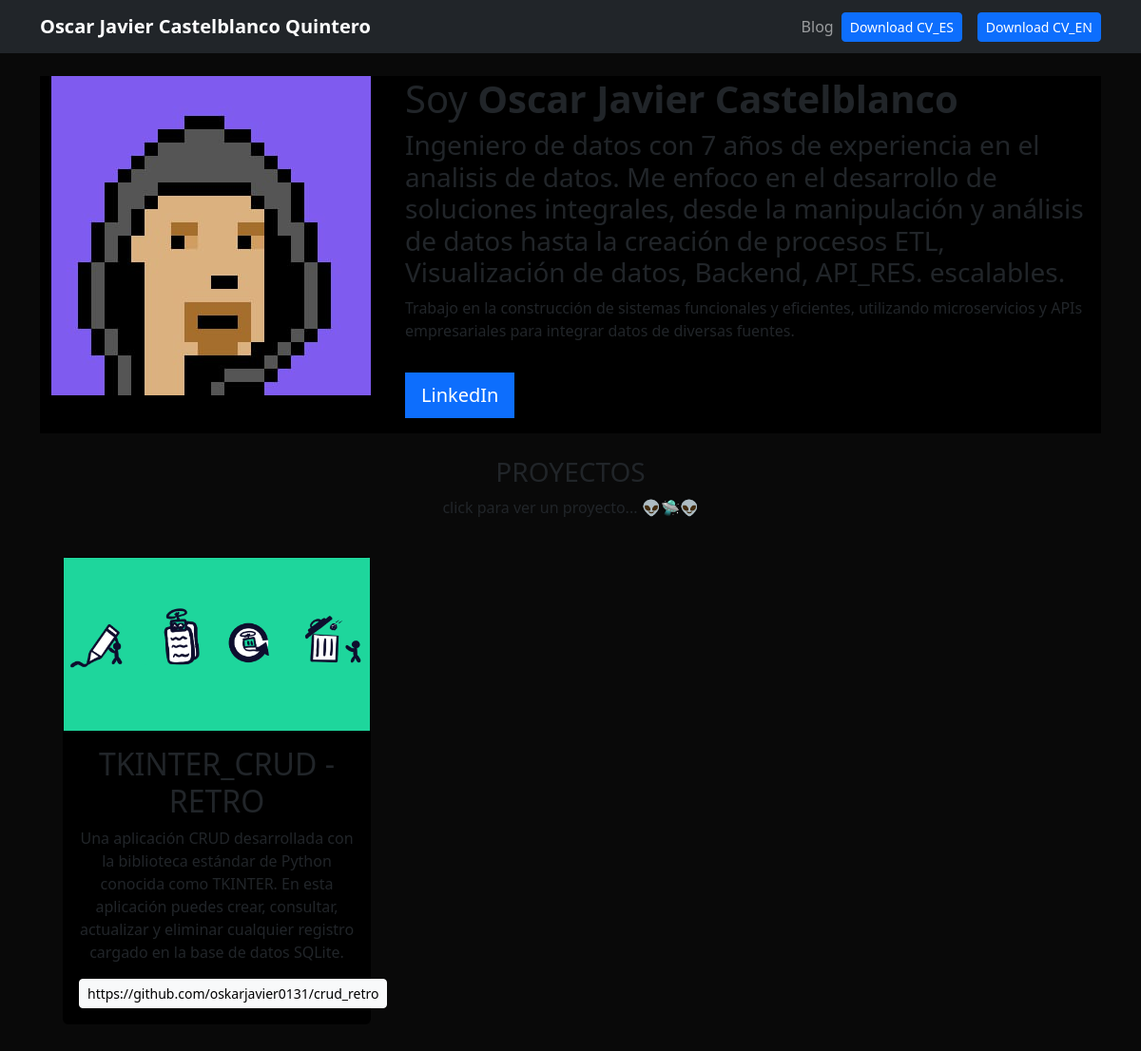
The app's page /, older data.
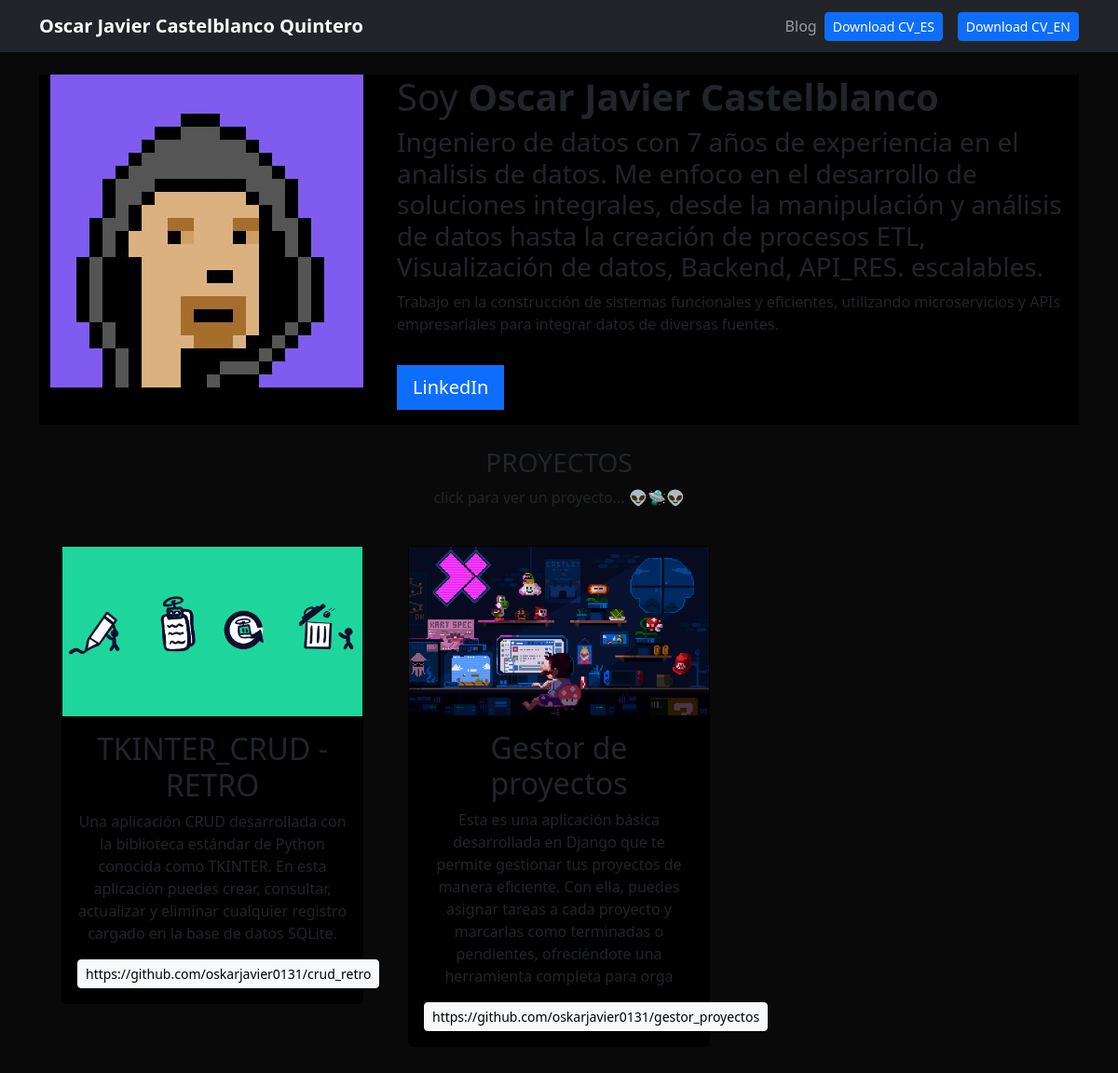
The same page, newer data.
### portafolio/models.py (models this page shows)
class Project(models.Model):
    title = CharField(max_length=100)
    description = CharField(max_length=250)
    image = ImageField(upload_to='portafolio/images/')
    url = URLField(blank=True)

### portafolio/views.py (the view)
# urls.py: 2. Add a URL to urlpatterns:  path('', views.home, name='home')
def home(request):
    projects = Project.objects.all()
    return render(request, 'home.html', {'projects': projects})

### portafolio/templates/home.html (shortened to what this page needs)
{% extends 'layout.html' %}
{% block content %}
{% load static %}
<div class="row bg-black">
    <div class="col-md-4">
        <img src="{% static 'portafolio/profile.jpg' %}" alt="Imagen de perfil" />
    </div>
    <div class="col-md-8 my-auto">
        <h1>Soy <strong>Oscar Javier Castelblanco</strong></h1>
        <h3>Ingeniero de datos con 7 años de experiencia en el analisis de datos. Me enfoco en el desarrollo
            de soluciones integrales, desde la manipulación y análisis de datos hasta la creación de procesos ETL,
            Visualización de datos, Backend, API_RES.
            escalables.</h3>
        <p>Trabajo en la construcción de sistemas funcionales y eficientes, utilizando microservicios y APIs
            empresariales para integrar datos de diversas fuentes.</p>
        <a href="https://www.linkedin.com/in/oscar-javier-castelblanco-quintero-556b55b1/"
            class="btn btn-primary btn-lg rounded-0 my-3" target="_blank">LinkedIn</a>
    </div>
</div>
<div class="row my-4 text-center">
    <h3>PROYECTOS</h3>
    <p>click para ver un proyecto... 👽🛸👽</p>
    {% for project in projects %}
    <div class="col-md-4 p-4">
        <div class="card bg-black card-project">
            <img src="{{ project.image.url }}" alt="{{ project.title }}" class="card_img_top" />
            <div class="card-body">
                <h2>{{ project.title }}</h2>
                <p>{{ project.description }}</p>
                {% if project.url %}
                <a href="{{ project.url }}" class="btn btn-light rounder-0 btn-sm" target="_blank">{{project.url}}</a>
                {% endif %}
            </div>
        </div>
    </div>
    {% endfor %}
    {% endblock %}

Row changes from the older to the newer data that the page shows:
added Project: image (picture), title "Gestor de proyectos", description "Esta es una aplicación básica desarrollada en Django que te permite gestionar tus proyectos de manera eficiente. Con ella, puedes asignar tareas a cada proyecto y marcarlas como terminadas o pendientes, ofreciéndote una herramienta completa para orga", url "https://github.com/oskarjavier0131/gestor_proyectos"
